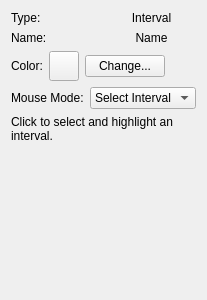
<?xml version="1.0" encoding="UTF-8"?>
<ui version="4.0">
 <class>IntervalViewer_Widget</class>
 <widget class="QWidget" name="IntervalViewer_Widget">
  <property name="geometry">
   <rect>
    <x>0</x>
    <y>0</y>
    <width>200</width>
    <height>300</height>
   </rect>
  </property>
  <property name="minimumSize">
   <size>
    <width>0</width>
    <height>300</height>
   </size>
  </property>
  <property name="windowTitle">
   <string>Form</string>
  </property>
  <layout class="QVBoxLayout" name="verticalLayout">
   <item>
    <layout class="QHBoxLayout" name="horizontalLayout">
     <item>
      <widget class="QLabel" name="label_2">
       <property name="text">
        <string>Type:</string>
       </property>
      </widget>
     </item>
     <item>
      <widget class="QLabel" name="label">
       <property name="text">
        <string>Interval</string>
       </property>
       <property name="alignment">
        <set>Qt::AlignmentFlag::AlignCenter</set>
       </property>
      </widget>
     </item>
    </layout>
   </item>
   <item>
    <layout class="QHBoxLayout" name="horizontalLayout_2">
     <item>
      <widget class="QLabel" name="label_3">
       <property name="text">
        <string>Name:</string>
       </property>
      </widget>
     </item>
     <item>
      <widget class="QLabel" name="name_label">
       <property name="text">
        <string>Name</string>
       </property>
       <property name="alignment">
        <set>Qt::AlignmentFlag::AlignCenter</set>
       </property>
      </widget>
     </item>
    </layout>
   </item>
   <item>
    <layout class="QHBoxLayout" name="color_layout">
     <item>
      <widget class="QLabel" name="color_label">
       <property name="text">
        <string>Color:</string>
       </property>
      </widget>
     </item>
     <item>
      <widget class="QPushButton" name="color_display_button">
       <property name="minimumSize">
        <size>
         <width>30</width>
         <height>30</height>
        </size>
       </property>
       <property name="maximumSize">
        <size>
         <width>30</width>
         <height>30</height>
        </size>
       </property>
       <property name="text">
        <string/>
       </property>
      </widget>
     </item>
     <item>
      <widget class="QPushButton" name="color_button">
       <property name="text">
        <string>Change...</string>
       </property>
      </widget>
     </item>
     <item>
      <spacer name="horizontalSpacer">
       <property name="orientation">
        <enum>Qt::Orientation::Horizontal</enum>
       </property>
       <property name="sizeHint" stdset="0">
        <size>
         <width>40</width>
         <height>20</height>
        </size>
       </property>
      </spacer>
     </item>
    </layout>
   </item>
   <item>
    <layout class="QVBoxLayout" name="verticalLayout_2">
     <item>
      <layout class="QHBoxLayout" name="horizontalLayout_3">
       <item>
        <widget class="QLabel" name="label_4">
         <property name="text">
          <string>Mouse Mode:</string>
         </property>
        </widget>
       </item>
       <item>
        <widget class="QComboBox" name="selection_model_combo">
         <item>
          <property name="text">
           <string>Select Interval</string>
          </property>
         </item>
        </widget>
       </item>
      </layout>
     </item>
     <item>
      <widget class="QLabel" name="selection_model_label">
       <property name="text">
        <string>Click to select and highlight an interval.</string>
       </property>
       <property name="wordWrap">
        <bool>true</bool>
       </property>
      </widget>
     </item>
    </layout>
   </item>
   <item>
    <spacer name="verticalSpacer">
     <property name="orientation">
      <enum>Qt::Orientation::Vertical</enum>
     </property>
     <property name="sizeHint" stdset="0">
      <size>
       <width>20</width>
       <height>40</height>
      </size>
     </property>
    </spacer>
   </item>
  </layout>
 </widget>
 <resources/>
 <connections/>
</ui>
